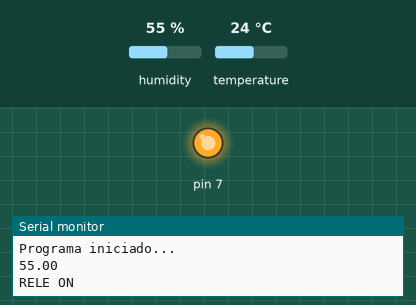
Simulated run of this program. Board: Arduino Uno, built with avr-gcc and run on an emulated ATmega328P. On the bench: output pins drawn as LEDs (lit = HIGH), the last lines printed to the serial monitor. Inputs (shaded band) come from the test bench; at power-on: humidity 55 %, temperature 24 °C.

Above: at 1.7 s.
1.8 s: humidity set to 41 %
5.7 s: humidity set to 38 %
At 7.9 s:
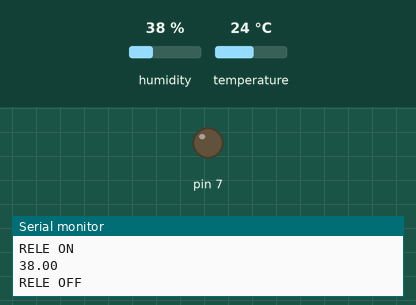
10.0 s: humidity set to 40 %
At 11.4 s:
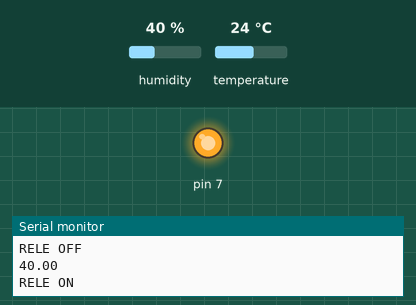
13.9 s: humidity set to 22 %
At 17.6 s:
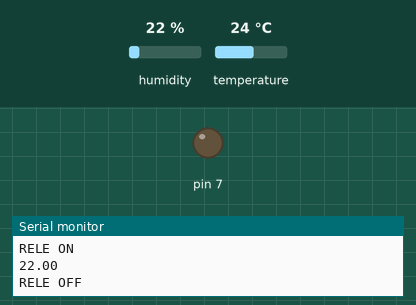
Timing chart, 0 to 19.0 s (numbered marks = the images above; inputs shaded):
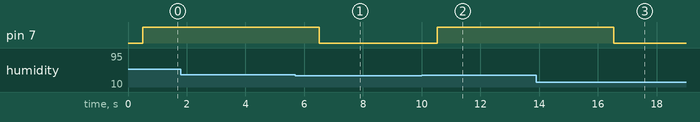

Measured:
- the behaviour switches between 40 and 39 % on humidity (found by bisection; images 0 and 1)
- after the input at 5.7 s, pin 7: HIGH → LOW after 0.82 s
- after the input at 10.0 s, pin 7: LOW → HIGH after 0.53 s
- after the input at 13.9 s, pin 7: HIGH → LOW after 2.6 s

The program:

main.cpp
```cpp
//TODO: SALVAR NO ARMAZENAMENTO QUANTAS VEZES JÁ FORAM MOLHADAS NO DIA.
//TODO: MOLHAR A PLANTA A CADA INTERVALO DE TEMPO.
//TODO: MOLHAR EM UMIDADES ENTRE (40, 60)

#include <Arduino.h>
#include "Rele.h"
#include "Dht22.h"

#define LOW_HUMIDITY 40
#define HIGH_HUMIDITY 60

Rele rele(7);
Dht22 dht(8);


void setup() {
  Serial.begin(9600);
  dht.begin();
  Serial.println("Programa iniciado...");
}


void loop() {
  float humidity = dht.getHumidity();
  Serial.println(humidity);
  if(humidity >= LOW_HUMIDITY && humidity <= HIGH_HUMIDITY) {
    rele.powerOn();
    Serial.println("RELE ON");
    delay(1000);
  } else {
    Serial.println("RELE OFF");
    rele.powerOff();
  }
  delay(2000);
}
```

Dht22.h
```cpp
#include <Arduino.h>
#include <Adafruit_Sensor.h>
#include <DHT.h>
#include <DHT_U.h>

#ifndef DHT22_H
#define DHT22_H

class Dht22 {

    private:
        DHT dht22_;

    public:

        Dht22(const int& pin) : dht22_(pin, DHT22) {};

        void begin();
        float getHumidity();
        float getTemperature();

};

#endif // DHT22_H
```

Rele.h
```cpp
#include <Arduino.h>

#ifndef RELE_H
#define RELE_H

class Rele {
    private:
        int pin;
        bool state;

    public:

        Rele(const int& pin) : pin(pin) {
            pinMode(pin, OUTPUT);
            powerOff();
        };

        void powerOn();
        void powerOff();
};

#endif
```

Dht22.cpp
```cpp
#include "Dht22.h"


void Dht22::begin() {
    dht22_.begin();
    delay(500);
}

float Dht22::getHumidity() {
    return dht22_.readHumidity();
}

float Dht22::getTemperature() {
    return dht22_.readTemperature();
}
```

Rele.cpp
```cpp
#include "Rele.h"

void Rele::powerOff() {
    digitalWrite(pin, LOW);
    state = LOW;
}

void Rele::powerOn() {
    digitalWrite(pin, HIGH);
    state = HIGH;
}
```
